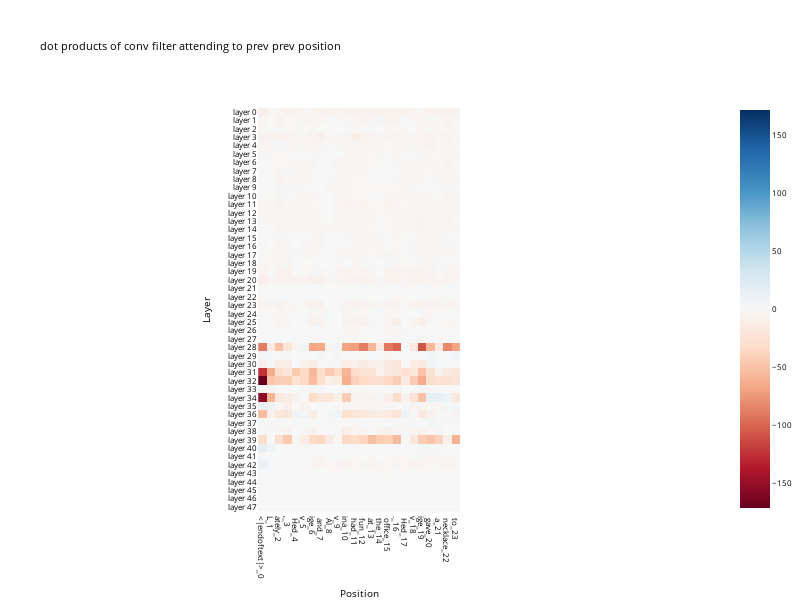
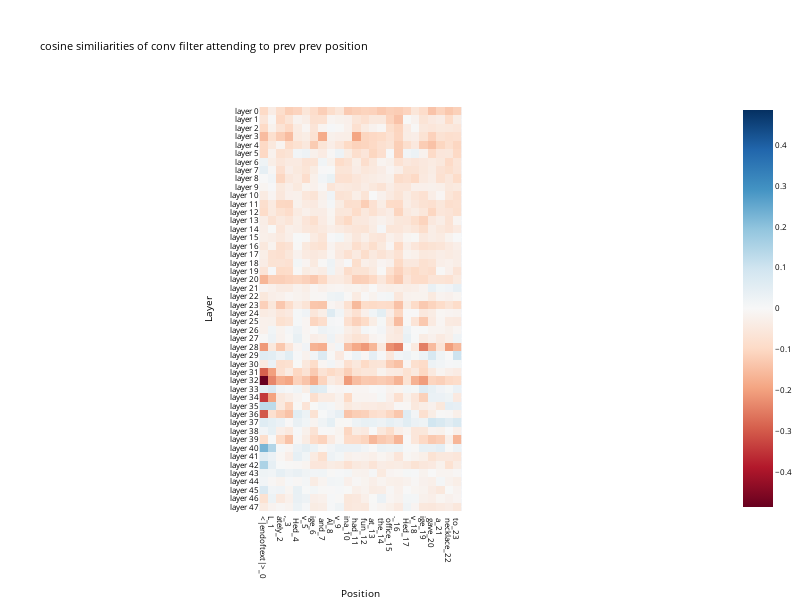
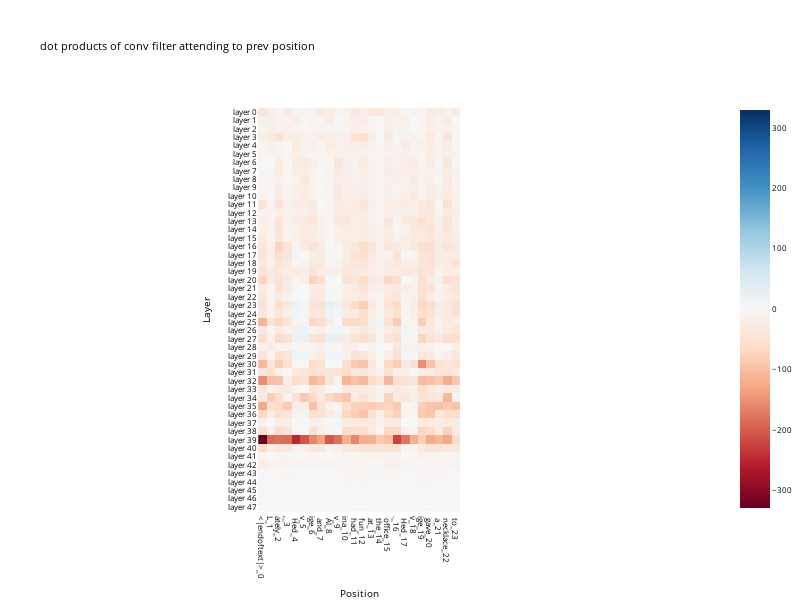
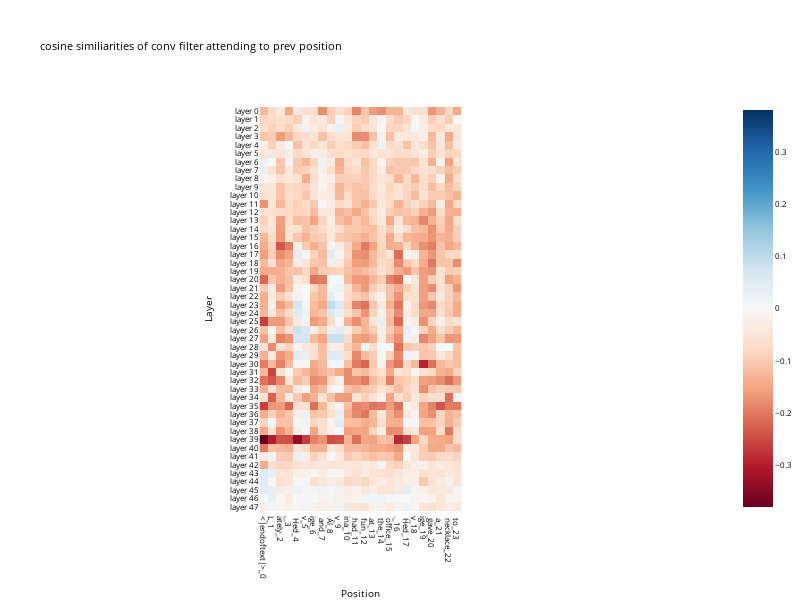

Source (notebook cell) for these figures, in order:
### Code cell
prompt = model.tokenizer.decode(batched_data[0][1:])
prompt_tokens = model.to_tokens(prompt)[0]
L = prompt_tokens.size()[0]
prompt_str_tokens = model.to_str_tokens(prompt_tokens)

token_labels = []
for index, str_token in enumerate(prompt_str_tokens):
    token_labels.append(f"{str_token}_{index}")

in_proj_names = []
for layer in range(model.cfg.n_layers):
    in_proj_names.append(f'blocks.{layer}.hook_in_proj')
logits, activations = model.run_with_cache(prompt_tokens.view(1,-1), names_filter=in_proj_names)

def hooked_layer_inputs(all_tokens, layer):
    # [B,L,E]
    conv_input = activations[f'blocks.{layer}.hook_in_proj']
    B,L,E = conv_input.size()
    return conv_input[0].view(L,1,E)
    
all_tokens = prompt_tokens

sims, cosine_sims = get_conv_sims(all_tokens=prompt_tokens, layer_input_func=hooked_layer_inputs)

conv_name_lookup = ['conv filter attending to cur position', 'conv bias']
for i in range(D_conv-1):
    conv_name_lookup = ["conv filter attending to " + " ".join(['prev']*(i+1)) + " position"] + conv_name_lookup
layer_labels = [f"layer {i}" for i in range(model.cfg.n_layers)]
for conv_i in range(D_conv+1):
    if conv_i == 0: continue # the first conv is always zero for some reason
    conv_str = f"{conv_name_lookup[conv_i]}"
    imshow(sims[:,:,conv_i], fix_size=True, x=token_labels, y=layer_labels, xaxis="Position", yaxis="Layer", title=f"dot products of {conv_str}", font_size=8)
    imshow(cosine_sims[:,:,conv_i], fix_size=True, x=token_labels, y=layer_labels, xaxis="Position", yaxis="Layer", title=f"cosine similiarities of {conv_str}", font_size=8)

### Figure 1 — Plotly figure (JSON) as saved in the notebook; plotly's stock layout.template omitted (floating-point values rounded to 4 significant figures; data arrays with more than 128 entries replaced by an {"elided": "..."} marker saying what was removed)
{"data": [{"coloraxis": "coloraxis", "hovertemplate": "Position: %{x}<br>Layer: %{y}<br>color: %{z}<extra></extra>", "name": "0", "type": "heatmap", "x": ["<|endoftext|>_0", "L_1", "ately_2", ",_3", " Hed_4", "v_5", "ige_6", " and_7", " Al_8", "v_9", "ina_10", " had_11", " fun_12", " at_13", " the_14", " office_15", "._16", " Hed_17", "v_18", "ige_19", " gave_20", " a_21", " necklace_22", " to_23"], "xaxis": "x", "y": ["layer 0", "layer 1", "layer 2", "layer 3", "layer 4", "layer 5", "layer 6", "layer 7", "layer 8", "layer 9", "layer 10", "layer 11", "layer 12", "layer 13", "layer 14", "layer 15", "layer 16", "layer 17", "layer 18", "layer 19", "layer 20", "layer 21", "layer 22", "layer 23", "layer 24", "layer 25", "layer 26", "layer 27", "layer 28", "layer 29", "layer 30", "layer 31", "layer 32", "layer 33", "layer 34", "layer 35", "layer 36", "layer 37", "layer 38", "layer 39", "layer 40", "layer 41", "layer 42", "layer 43", "layer 44", "layer 45", "layer 46", "layer 47"], "yaxis": "y", "z": {"elided": "48x24 float values"}}], "layout": {"autosize": false, "coloraxis": {"cmid": 0, "colorscale": [[0, "rgb(103,0,31)"], [0.1, "rgb(178,24,43)"], [0.2, "rgb(214,96,77)"], [0.3, "rgb(244,165,130)"], [0.4, "rgb(253,219,199)"], [0.5, "rgb(247,247,247)"], [0.6, "rgb(209,229,240)"], [0.7, "rgb(146,197,222)"], [0.8, "rgb(67,147,195)"], [0.9, "rgb(33,102,172)"], [1, "rgb(5,48,97)"]]}, "font": {"color": "black", "size": 8}, "height": 600, "legend": {"x": 0.01, "xanchor": "left", "y": 0.99, "yanchor": "top"}, "margin": {"b": 0, "l": 0, "r": 0, "t": 100}, "showlegend": true, "title": {"text": "dot products of conv filter attending to prev prev position"}, "width": 800, "xaxis": {"anchor": "y", "autorange": true, "constrain": "domain", "domain": [0.3588, 0.6412], "range": [-0.5, 23.5], "scaleanchor": "y", "tickmode": "array", "ticktext": ["<|endoftext|>_0", "L_1", "ately_2", ",_3", " Hed_4", "v_5", "ige_6", " and_7", " Al_8", "v_9", "ina_10", " had_11", " fun_12", " at_13", " the_14", " office_15", "._16", " Hed_17", "v_18", "ige_19", " gave_20", " a_21", " necklace_22", " to_23"], "tickvals": ["<|endoftext|>_0", "L_1", "ately_2", ",_3", " Hed_4", "v_5", "ige_6", " and_7", " Al_8", "v_9", "ina_10", " had_11", " fun_12", " at_13", " the_14", " office_15", "._16", " Hed_17", "v_18", "ige_19", " gave_20", " a_21", " necklace_22", " to_23"], "title": {"text": "Position"}, "type": "category"}, "yaxis": {"anchor": "x", "autorange": true, "constrain": "domain", "domain": [0.005475, 0.9945], "range": [47.5, -0.5], "tickmode": "array", "ticktext": ["layer 0", "layer 1", "layer 2", "layer 3", "layer 4", "layer 5", "layer 6", "layer 7", "layer 8", "layer 9", "layer 10", "layer 11", "layer 12", "layer 13", "layer 14", "layer 15", "layer 16", "layer 17", "layer 18", "layer 19", "layer 20", "layer 21", "layer 22", "layer 23", "layer 24", "layer 25", "layer 26", "layer 27", "layer 28", "layer 29", "layer 30", "layer 31", "layer 32", "layer 33", "layer 34", "layer 35", "layer 36", "layer 37", "layer 38", "layer 39", "layer 40", "layer 41", "layer 42", "layer 43", "layer 44", "layer 45", "layer 46", "layer 47"], "tickvals": ["layer 0", "layer 1", "layer 2", "layer 3", "layer 4", "layer 5", "layer 6", "layer 7", "layer 8", "layer 9", "layer 10", "layer 11", "layer 12", "layer 13", "layer 14", "layer 15", "layer 16", "layer 17", "layer 18", "layer 19", "layer 20", "layer 21", "layer 22", "layer 23", "layer 24", "layer 25", "layer 26", "layer 27", "layer 28", "layer 29", "layer 30", "layer 31", "layer 32", "layer 33", "layer 34", "layer 35", "layer 36", "layer 37", "layer 38", "layer 39", "layer 40", "layer 41", "layer 42", "layer 43", "layer 44", "layer 45", "layer 46", "layer 47"], "title": {"text": "Layer"}, "type": "category"}}}

### Figure 2 — Plotly figure (JSON) as saved in the notebook; plotly's stock layout.template omitted (floating-point values rounded to 4 significant figures; data arrays with more than 128 entries replaced by an {"elided": "..."} marker saying what was removed)
{"data": [{"coloraxis": "coloraxis", "hovertemplate": "Position: %{x}<br>Layer: %{y}<br>color: %{z}<extra></extra>", "name": "0", "type": "heatmap", "x": ["<|endoftext|>_0", "L_1", "ately_2", ",_3", " Hed_4", "v_5", "ige_6", " and_7", " Al_8", "v_9", "ina_10", " had_11", " fun_12", " at_13", " the_14", " office_15", "._16", " Hed_17", "v_18", "ige_19", " gave_20", " a_21", " necklace_22", " to_23"], "xaxis": "x", "y": ["layer 0", "layer 1", "layer 2", "layer 3", "layer 4", "layer 5", "layer 6", "layer 7", "layer 8", "layer 9", "layer 10", "layer 11", "layer 12", "layer 13", "layer 14", "layer 15", "layer 16", "layer 17", "layer 18", "layer 19", "layer 20", "layer 21", "layer 22", "layer 23", "layer 24", "layer 25", "layer 26", "layer 27", "layer 28", "layer 29", "layer 30", "layer 31", "layer 32", "layer 33", "layer 34", "layer 35", "layer 36", "layer 37", "layer 38", "layer 39", "layer 40", "layer 41", "layer 42", "layer 43", "layer 44", "layer 45", "layer 46", "layer 47"], "yaxis": "y", "z": {"elided": "48x24 float values"}}], "layout": {"autosize": false, "coloraxis": {"cmid": 0, "colorscale": [[0, "rgb(103,0,31)"], [0.1, "rgb(178,24,43)"], [0.2, "rgb(214,96,77)"], [0.3, "rgb(244,165,130)"], [0.4, "rgb(253,219,199)"], [0.5, "rgb(247,247,247)"], [0.6, "rgb(209,229,240)"], [0.7, "rgb(146,197,222)"], [0.8, "rgb(67,147,195)"], [0.9, "rgb(33,102,172)"], [1, "rgb(5,48,97)"]]}, "font": {"color": "black", "size": 8}, "height": 600, "legend": {"x": 0.01, "xanchor": "left", "y": 0.99, "yanchor": "top"}, "margin": {"b": 0, "l": 0, "r": 0, "t": 100}, "showlegend": true, "title": {"text": "cosine similiarities of conv filter attending to prev prev position"}, "width": 800, "xaxis": {"anchor": "y", "autorange": true, "constrain": "domain", "domain": [0.3592, 0.6408], "range": [-0.5, 23.5], "scaleanchor": "y", "tickmode": "array", "ticktext": ["<|endoftext|>_0", "L_1", "ately_2", ",_3", " Hed_4", "v_5", "ige_6", " and_7", " Al_8", "v_9", "ina_10", " had_11", " fun_12", " at_13", " the_14", " office_15", "._16", " Hed_17", "v_18", "ige_19", " gave_20", " a_21", " necklace_22", " to_23"], "tickvals": ["<|endoftext|>_0", "L_1", "ately_2", ",_3", " Hed_4", "v_5", "ige_6", " and_7", " Al_8", "v_9", "ina_10", " had_11", " fun_12", " at_13", " the_14", " office_15", "._16", " Hed_17", "v_18", "ige_19", " gave_20", " a_21", " necklace_22", " to_23"], "title": {"text": "Position"}, "type": "category"}, "yaxis": {"anchor": "x", "autorange": true, "constrain": "domain", "domain": [0.005477, 0.9945], "range": [47.5, -0.5], "tickmode": "array", "ticktext": ["layer 0", "layer 1", "layer 2", "layer 3", "layer 4", "layer 5", "layer 6", "layer 7", "layer 8", "layer 9", "layer 10", "layer 11", "layer 12", "layer 13", "layer 14", "layer 15", "layer 16", "layer 17", "layer 18", "layer 19", "layer 20", "layer 21", "layer 22", "layer 23", "layer 24", "layer 25", "layer 26", "layer 27", "layer 28", "layer 29", "layer 30", "layer 31", "layer 32", "layer 33", "layer 34", "layer 35", "layer 36", "layer 37", "layer 38", "layer 39", "layer 40", "layer 41", "layer 42", "layer 43", "layer 44", "layer 45", "layer 46", "layer 47"], "tickvals": ["layer 0", "layer 1", "layer 2", "layer 3", "layer 4", "layer 5", "layer 6", "layer 7", "layer 8", "layer 9", "layer 10", "layer 11", "layer 12", "layer 13", "layer 14", "layer 15", "layer 16", "layer 17", "layer 18", "layer 19", "layer 20", "layer 21", "layer 22", "layer 23", "layer 24", "layer 25", "layer 26", "layer 27", "layer 28", "layer 29", "layer 30", "layer 31", "layer 32", "layer 33", "layer 34", "layer 35", "layer 36", "layer 37", "layer 38", "layer 39", "layer 40", "layer 41", "layer 42", "layer 43", "layer 44", "layer 45", "layer 46", "layer 47"], "title": {"text": "Layer"}, "type": "category"}}}

### Figure 3 — Plotly figure (JSON) as saved in the notebook; plotly's stock layout.template omitted (floating-point values rounded to 4 significant figures; data arrays with more than 128 entries replaced by an {"elided": "..."} marker saying what was removed)
{"data": [{"coloraxis": "coloraxis", "hovertemplate": "Position: %{x}<br>Layer: %{y}<br>color: %{z}<extra></extra>", "name": "0", "type": "heatmap", "x": ["<|endoftext|>_0", "L_1", "ately_2", ",_3", " Hed_4", "v_5", "ige_6", " and_7", " Al_8", "v_9", "ina_10", " had_11", " fun_12", " at_13", " the_14", " office_15", "._16", " Hed_17", "v_18", "ige_19", " gave_20", " a_21", " necklace_22", " to_23"], "xaxis": "x", "y": ["layer 0", "layer 1", "layer 2", "layer 3", "layer 4", "layer 5", "layer 6", "layer 7", "layer 8", "layer 9", "layer 10", "layer 11", "layer 12", "layer 13", "layer 14", "layer 15", "layer 16", "layer 17", "layer 18", "layer 19", "layer 20", "layer 21", "layer 22", "layer 23", "layer 24", "layer 25", "layer 26", "layer 27", "layer 28", "layer 29", "layer 30", "layer 31", "layer 32", "layer 33", "layer 34", "layer 35", "layer 36", "layer 37", "layer 38", "layer 39", "layer 40", "layer 41", "layer 42", "layer 43", "layer 44", "layer 45", "layer 46", "layer 47"], "yaxis": "y", "z": {"elided": "48x24 float values"}}], "layout": {"autosize": false, "coloraxis": {"cmid": 0, "colorscale": [[0, "rgb(103,0,31)"], [0.1, "rgb(178,24,43)"], [0.2, "rgb(214,96,77)"], [0.3, "rgb(244,165,130)"], [0.4, "rgb(253,219,199)"], [0.5, "rgb(247,247,247)"], [0.6, "rgb(209,229,240)"], [0.7, "rgb(146,197,222)"], [0.8, "rgb(67,147,195)"], [0.9, "rgb(33,102,172)"], [1, "rgb(5,48,97)"]]}, "font": {"color": "black", "size": 8}, "height": 600, "legend": {"x": 0.01, "xanchor": "left", "y": 0.99, "yanchor": "top"}, "margin": {"b": 0, "l": 0, "r": 0, "t": 100}, "showlegend": true, "title": {"text": "dot products of conv filter attending to prev position"}, "width": 800, "xaxis": {"anchor": "y", "autorange": true, "constrain": "domain", "domain": [0.3588, 0.6412], "range": [-0.5, 23.5], "scaleanchor": "y", "tickmode": "array", "ticktext": ["<|endoftext|>_0", "L_1", "ately_2", ",_3", " Hed_4", "v_5", "ige_6", " and_7", " Al_8", "v_9", "ina_10", " had_11", " fun_12", " at_13", " the_14", " office_15", "._16", " Hed_17", "v_18", "ige_19", " gave_20", " a_21", " necklace_22", " to_23"], "tickvals": ["<|endoftext|>_0", "L_1", "ately_2", ",_3", " Hed_4", "v_5", "ige_6", " and_7", " Al_8", "v_9", "ina_10", " had_11", " fun_12", " at_13", " the_14", " office_15", "._16", " Hed_17", "v_18", "ige_19", " gave_20", " a_21", " necklace_22", " to_23"], "title": {"text": "Position"}, "type": "category"}, "yaxis": {"anchor": "x", "autorange": true, "constrain": "domain", "domain": [0.005475, 0.9945], "range": [47.5, -0.5], "tickmode": "array", "ticktext": ["layer 0", "layer 1", "layer 2", "layer 3", "layer 4", "layer 5", "layer 6", "layer 7", "layer 8", "layer 9", "layer 10", "layer 11", "layer 12", "layer 13", "layer 14", "layer 15", "layer 16", "layer 17", "layer 18", "layer 19", "layer 20", "layer 21", "layer 22", "layer 23", "layer 24", "layer 25", "layer 26", "layer 27", "layer 28", "layer 29", "layer 30", "layer 31", "layer 32", "layer 33", "layer 34", "layer 35", "layer 36", "layer 37", "layer 38", "layer 39", "layer 40", "layer 41", "layer 42", "layer 43", "layer 44", "layer 45", "layer 46", "layer 47"], "tickvals": ["layer 0", "layer 1", "layer 2", "layer 3", "layer 4", "layer 5", "layer 6", "layer 7", "layer 8", "layer 9", "layer 10", "layer 11", "layer 12", "layer 13", "layer 14", "layer 15", "layer 16", "layer 17", "layer 18", "layer 19", "layer 20", "layer 21", "layer 22", "layer 23", "layer 24", "layer 25", "layer 26", "layer 27", "layer 28", "layer 29", "layer 30", "layer 31", "layer 32", "layer 33", "layer 34", "layer 35", "layer 36", "layer 37", "layer 38", "layer 39", "layer 40", "layer 41", "layer 42", "layer 43", "layer 44", "layer 45", "layer 46", "layer 47"], "title": {"text": "Layer"}, "type": "category"}}}

### Figure 4 — Plotly figure (JSON) as saved in the notebook; plotly's stock layout.template omitted (floating-point values rounded to 4 significant figures; data arrays with more than 128 entries replaced by an {"elided": "..."} marker saying what was removed)
{"data": [{"coloraxis": "coloraxis", "hovertemplate": "Position: %{x}<br>Layer: %{y}<br>color: %{z}<extra></extra>", "name": "0", "type": "heatmap", "x": ["<|endoftext|>_0", "L_1", "ately_2", ",_3", " Hed_4", "v_5", "ige_6", " and_7", " Al_8", "v_9", "ina_10", " had_11", " fun_12", " at_13", " the_14", " office_15", "._16", " Hed_17", "v_18", "ige_19", " gave_20", " a_21", " necklace_22", " to_23"], "xaxis": "x", "y": ["layer 0", "layer 1", "layer 2", "layer 3", "layer 4", "layer 5", "layer 6", "layer 7", "layer 8", "layer 9", "layer 10", "layer 11", "layer 12", "layer 13", "layer 14", "layer 15", "layer 16", "layer 17", "layer 18", "layer 19", "layer 20", "layer 21", "layer 22", "layer 23", "layer 24", "layer 25", "layer 26", "layer 27", "layer 28", "layer 29", "layer 30", "layer 31", "layer 32", "layer 33", "layer 34", "layer 35", "layer 36", "layer 37", "layer 38", "layer 39", "layer 40", "layer 41", "layer 42", "layer 43", "layer 44", "layer 45", "layer 46", "layer 47"], "yaxis": "y", "z": {"elided": "48x24 float values"}}], "layout": {"autosize": false, "coloraxis": {"cmid": 0, "colorscale": [[0, "rgb(103,0,31)"], [0.1, "rgb(178,24,43)"], [0.2, "rgb(214,96,77)"], [0.3, "rgb(244,165,130)"], [0.4, "rgb(253,219,199)"], [0.5, "rgb(247,247,247)"], [0.6, "rgb(209,229,240)"], [0.7, "rgb(146,197,222)"], [0.8, "rgb(67,147,195)"], [0.9, "rgb(33,102,172)"], [1, "rgb(5,48,97)"]]}, "font": {"color": "black", "size": 8}, "height": 600, "legend": {"x": 0.01, "xanchor": "left", "y": 0.99, "yanchor": "top"}, "margin": {"b": 0, "l": 0, "r": 0, "t": 100}, "showlegend": true, "title": {"text": "cosine similiarities of conv filter attending to prev position"}, "width": 800, "xaxis": {"anchor": "y", "autorange": true, "constrain": "domain", "domain": [0.3592, 0.6408], "range": [-0.5, 23.5], "scaleanchor": "y", "tickmode": "array", "ticktext": ["<|endoftext|>_0", "L_1", "ately_2", ",_3", " Hed_4", "v_5", "ige_6", " and_7", " Al_8", "v_9", "ina_10", " had_11", " fun_12", " at_13", " the_14", " office_15", "._16", " Hed_17", "v_18", "ige_19", " gave_20", " a_21", " necklace_22", " to_23"], "tickvals": ["<|endoftext|>_0", "L_1", "ately_2", ",_3", " Hed_4", "v_5", "ige_6", " and_7", " Al_8", "v_9", "ina_10", " had_11", " fun_12", " at_13", " the_14", " office_15", "._16", " Hed_17", "v_18", "ige_19", " gave_20", " a_21", " necklace_22", " to_23"], "title": {"text": "Position"}, "type": "category"}, "yaxis": {"anchor": "x", "autorange": true, "constrain": "domain", "domain": [0.005477, 0.9945], "range": [47.5, -0.5], "tickmode": "array", "ticktext": ["layer 0", "layer 1", "layer 2", "layer 3", "layer 4", "layer 5", "layer 6", "layer 7", "layer 8", "layer 9", "layer 10", "layer 11", "layer 12", "layer 13", "layer 14", "layer 15", "layer 16", "layer 17", "layer 18", "layer 19", "layer 20", "layer 21", "layer 22", "layer 23", "layer 24", "layer 25", "layer 26", "layer 27", "layer 28", "layer 29", "layer 30", "layer 31", "layer 32", "layer 33", "layer 34", "layer 35", "layer 36", "layer 37", "layer 38", "layer 39", "layer 40", "layer 41", "layer 42", "layer 43", "layer 44", "layer 45", "layer 46", "layer 47"], "tickvals": ["layer 0", "layer 1", "layer 2", "layer 3", "layer 4", "layer 5", "layer 6", "layer 7", "layer 8", "layer 9", "layer 10", "layer 11", "layer 12", "layer 13", "layer 14", "layer 15", "layer 16", "layer 17", "layer 18", "layer 19", "layer 20", "layer 21", "layer 22", "layer 23", "layer 24", "layer 25", "layer 26", "layer 27", "layer 28", "layer 29", "layer 30", "layer 31", "layer 32", "layer 33", "layer 34", "layer 35", "layer 36", "layer 37", "layer 38", "layer 39", "layer 40", "layer 41", "layer 42", "layer 43", "layer 44", "layer 45", "layer 46", "layer 47"], "title": {"text": "Layer"}, "type": "category"}}}
